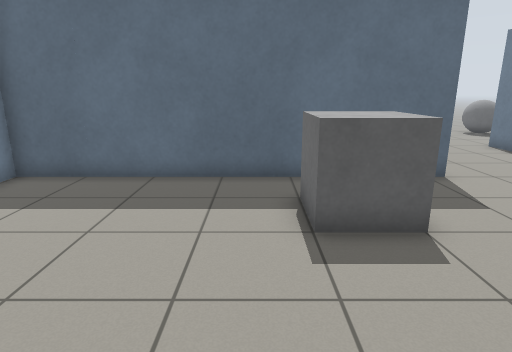
View 1 (above)

18 first-person views from a walk through a Gazebo world. The camera is 1.2 m above the floor, tilts 14° down and sees 75° across. The floor is counted in squares, 0.5 m on a side. Each view is taken from the middle of a square. On the plan, view 1 faces up. The plan holds only what a view shows up to about 19 squares ahead; the rest is blank.

View 2
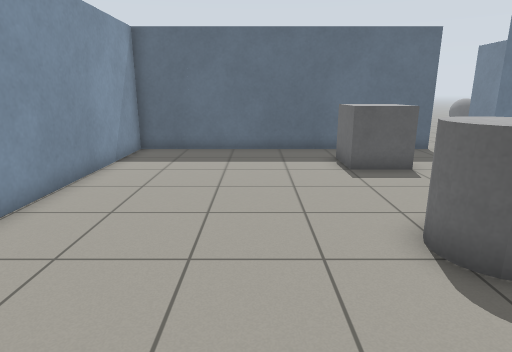

View 3
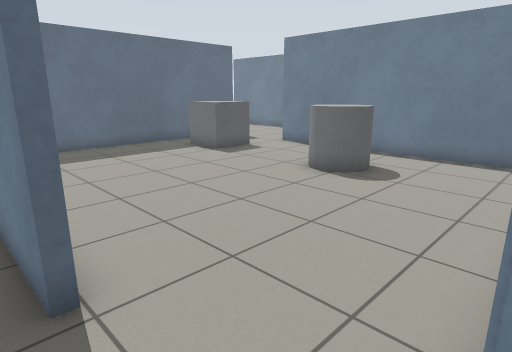

View 4
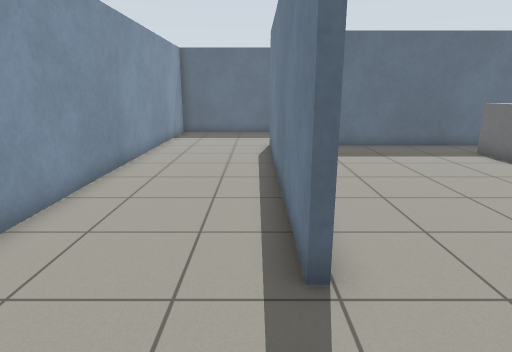

View 5
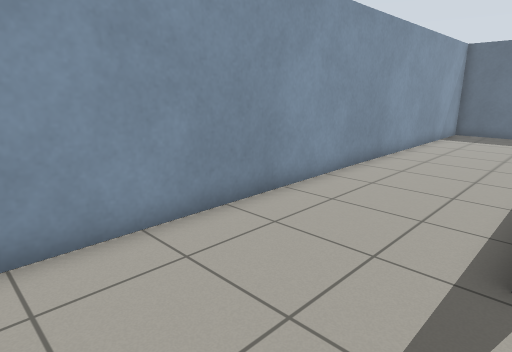

View 6
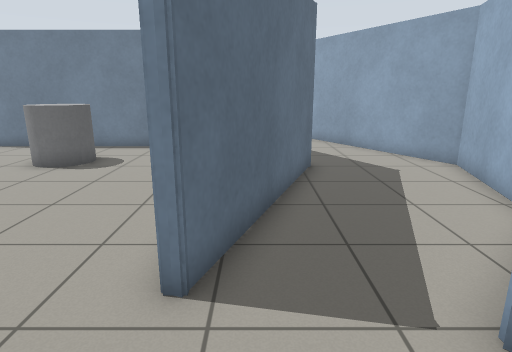

View 7
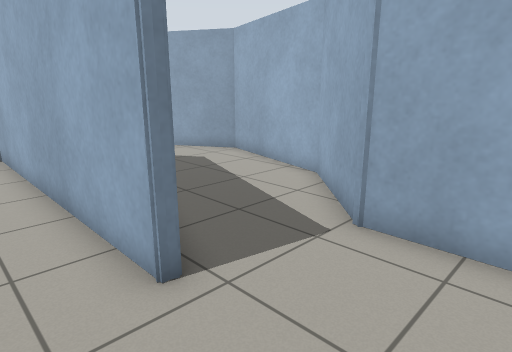

View 8
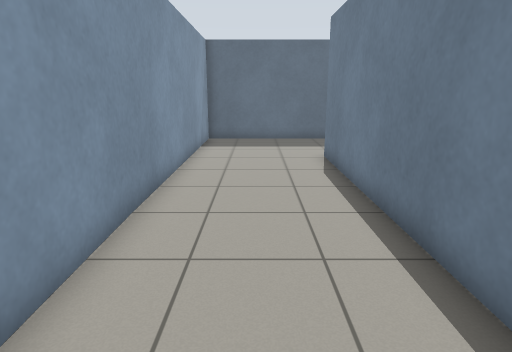

View 9
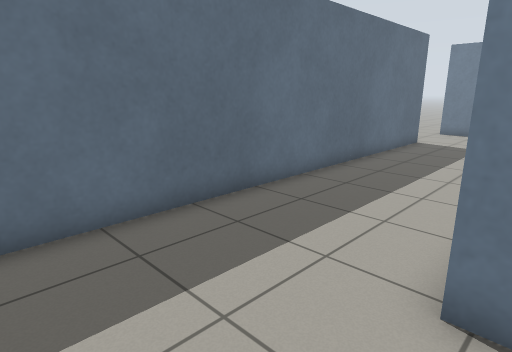

View 10
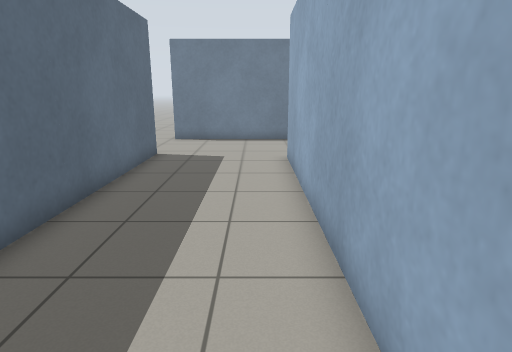

View 11
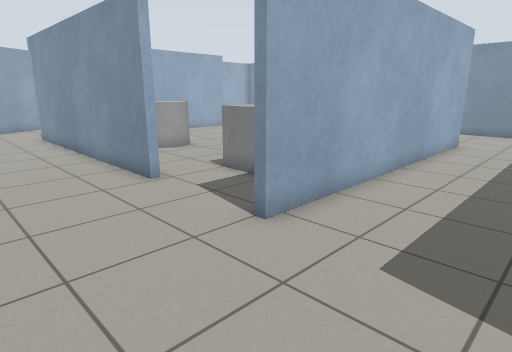

View 12
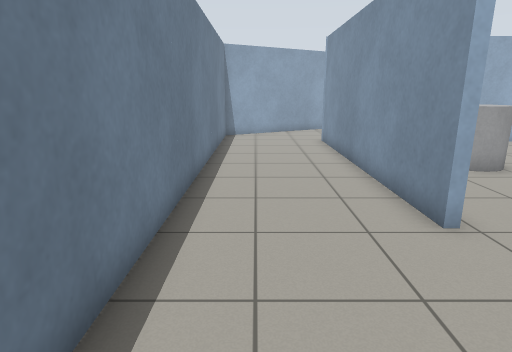

View 13
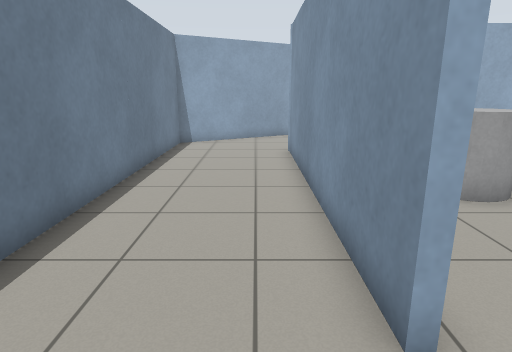

View 14
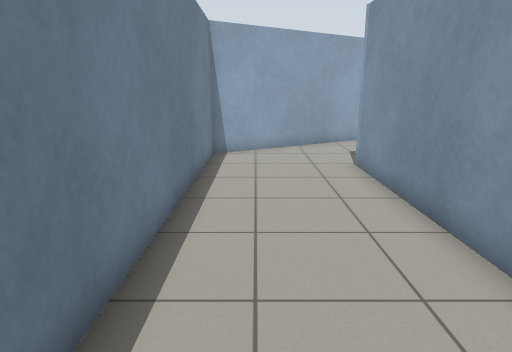

View 15
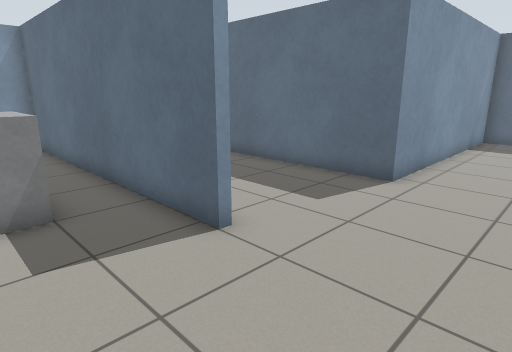

View 16
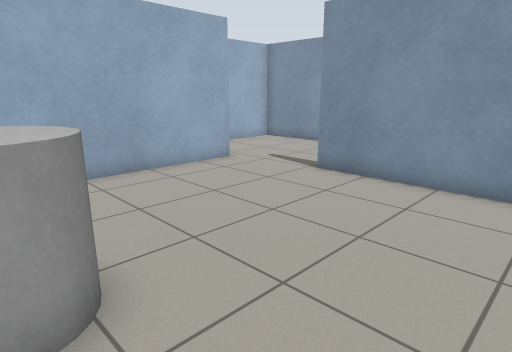

View 17
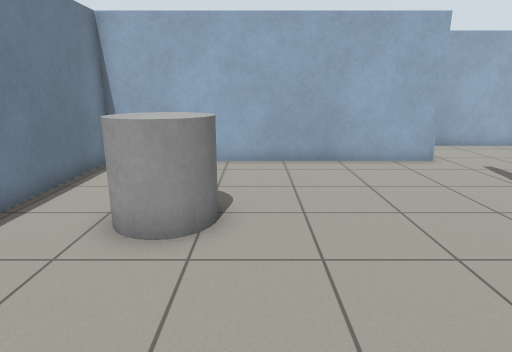

View 18
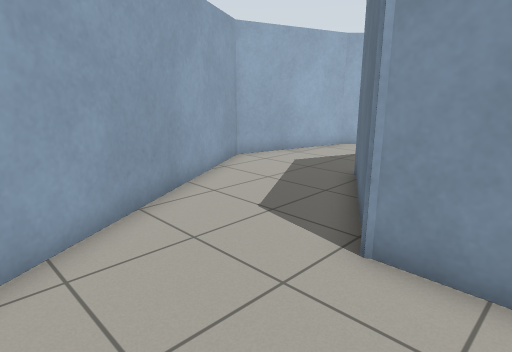

### Floor plan
Points are (right, up) in squares from view 1. A wall is a line through its corners. A room is listed if a view was taken in it or the views show most of it. See-through windows are left out.
Room 1 (views 1, 2, 16, 17)
walls: (-5.4, -5.9) (5.3, -5.9) (5.3, 5.4); (5.6, 9.5) (-7, 9.5) (-7, -2.3)
ways out: opening at (-6.3, -4) to room 2; opening at (5, 7.5) to room 3
objects: grey cylinder (1, -1) to (2, 1); grey box (1, 6) to (3, 7)
Room 2 (views 3, 4, 5, 6, 7, 8, 9, 10, 11, 12)
walls: (-7.3, -2.3) (-7.3, 9.8) (5.6, 9.8); (-4.1, -6.9) (-6.4, -6.1) (-6.4, -5.9) (-5.4, -5.9); (6.4, 15) (-12.7, 15) (-12.3, -9.4) (-7.2, -9.4) (-4.2, -12.4); (10.7, 9.5) (10.7, 15.4)
ways out: opening at (-6.3, -4) to room 1; opening at (8, 10) to room 3; opening at (-4.8, -10) to room 4; opening at (8.5, 15)
Room 3 (views 13, 14, 15, 18)
walls: (5.6, 5.4) (5.6, -6.1) (4.3, -6.8); (7.9, -10) (10.7, -8.4) (10.7, 9.5)
ways out: opening at (5, 7.5) to room 1; opening at (8, 10) to room 2; opening at (6, -8.3) to room 4
Room 4 (no view inside)
walls: (4.3, -6.8) (0.9, -8.8) (-4.1, -6.9); (-4.2, -12.4) (1.2, -13.9) (7.9, -10)
ways out: opening at (-4.8, -10) to room 2; opening at (6, -8.3) to room 3

Positions as (right, up) in squares from view 1, and headings:
1: (0, 0), facing up
2: (-2, -5), facing up
3: (-8, -6), facing up-right
4: (-8, -6), facing up
5: (-7, -7), facing up-left
6: (-10, -7), facing right
7: (-10, -4), facing down-right
8: (-10, -3), facing up
9: (-11, 9), facing up-right
10: (-7, 11), facing right
11: (10, 14), facing down-left
12: (9, 11), facing down
13: (7, 8), facing down
14: (9, 5), facing down
15: (10, 6), facing up-left
16: (2, 4), facing down-left
17: (0, 6), facing down
18: (10, -4), facing down-left
